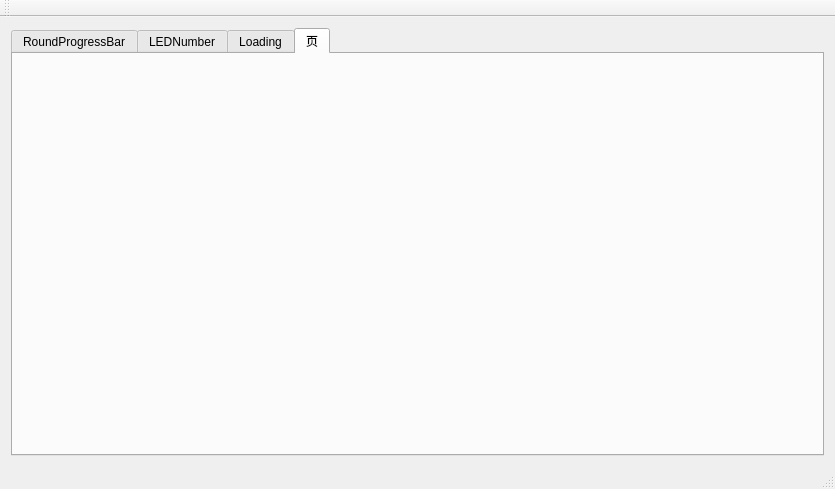
<?xml version="1.0" encoding="UTF-8"?>
<ui version="4.0">
 <class>MainWindow</class>
 <widget class="QMainWindow" name="MainWindow">
  <property name="geometry">
   <rect>
    <x>0</x>
    <y>0</y>
    <width>835</width>
    <height>489</height>
   </rect>
  </property>
  <property name="windowTitle">
   <string>MainWindow</string>
  </property>
  <widget class="QWidget" name="centralWidget">
   <layout class="QHBoxLayout" name="horizontalLayout_2" stretch="0">
    <item>
     <widget class="QTabWidget" name="tabWidget">
      <property name="currentIndex">
       <number>3</number>
      </property>
      <widget class="QWidget" name="tab">
       <attribute name="title">
        <string>RoundProgressBar</string>
       </attribute>
       <layout class="QHBoxLayout" name="horizontalLayout" stretch="0">
        <item>
         <layout class="QGridLayout" name="gridLayout"/>
        </item>
       </layout>
      </widget>
      <widget class="QWidget" name="tab_2">
       <attribute name="title">
        <string>LEDNumber</string>
       </attribute>
       <layout class="QGridLayout" name="gridLayout_3"/>
      </widget>
      <widget class="QWidget" name="tab_3">
       <attribute name="title">
        <string>Loading</string>
       </attribute>
       <layout class="QGridLayout" name="gridLayout_2"/>
      </widget>
      <widget class="QWidget" name="tab_4">
       <attribute name="title">
        <string>页</string>
       </attribute>
       <layout class="QHBoxLayout" name="horizontalLayout_3">
        <item>
         <layout class="QGridLayout" name="gridLayout_4"/>
        </item>
       </layout>
      </widget>
     </widget>
    </item>
   </layout>
  </widget>
  <widget class="QMenuBar" name="menuBar">
   <property name="geometry">
    <rect>
     <x>0</x>
     <y>0</y>
     <width>835</width>
     <height>22</height>
    </rect>
   </property>
  </widget>
  <widget class="QToolBar" name="mainToolBar">
   <attribute name="toolBarArea">
    <enum>TopToolBarArea</enum>
   </attribute>
   <attribute name="toolBarBreak">
    <bool>false</bool>
   </attribute>
  </widget>
  <widget class="QStatusBar" name="statusBar"/>
 </widget>
 <layoutdefault spacing="6" margin="11"/>
 <resources/>
 <connections/>
</ui>
